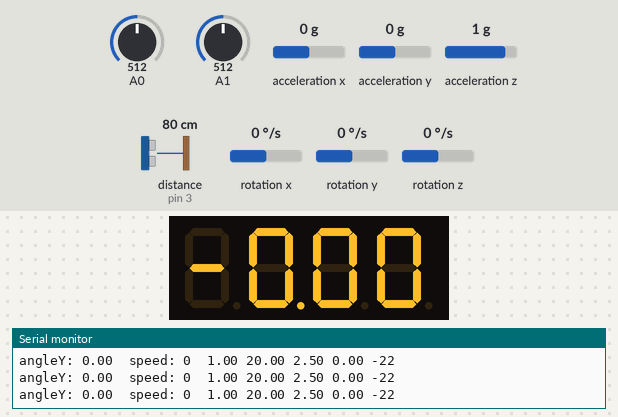
Simulated run of this sketch. Board: Arduino Uno, built with avr-gcc and run on an emulated ATmega328P. Shown: 4-digit seven-segment display, the last lines printed to the serial monitor. Inputs (shaded band) come from the test bench; at power-on: acceleration x 0 g, acceleration z 1 g, acceleration y 0 g, A0 = 512, A1 = 512, distance to the obstacle (sensor on pin 3) 80 cm, rotation x 0 °/s, rotation y 0 °/s, rotation z 0 °/s. WiFi joins after 1.5 s; servers stay silent unless stated.

Above: at 3.8 s.
3.9 s: acceleration x set to -0.2 g
At 5.1 s:
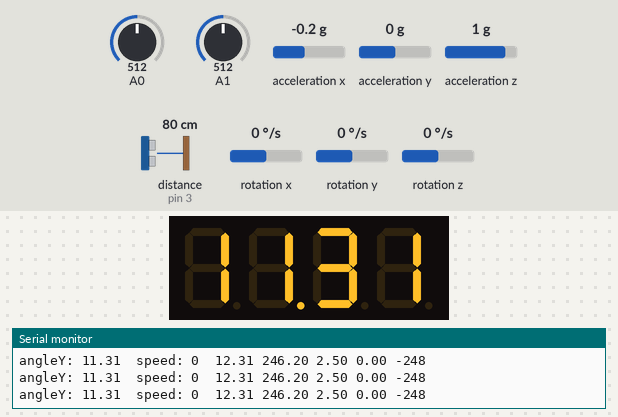
5.4 s: acceleration z set to -1.4 g
At 6.0 s:
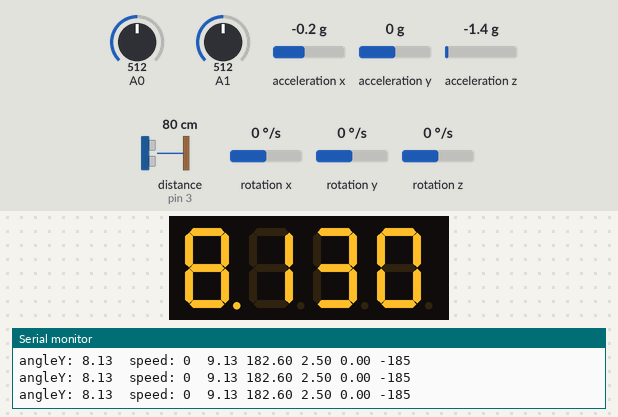
6.9 s: acceleration x set to -1.4 g
At 7.2 s:
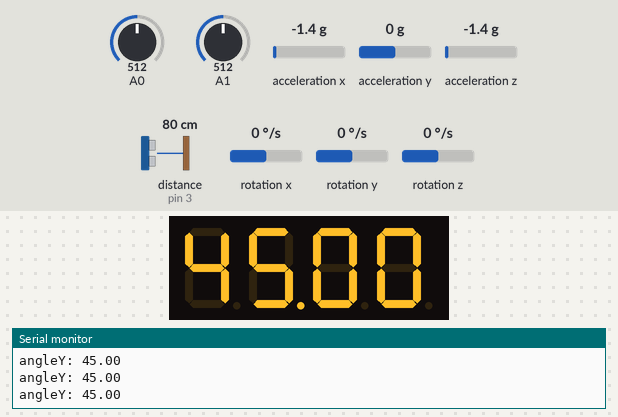
8.4 s: acceleration y set to -1.4 g
At 9.6 s:
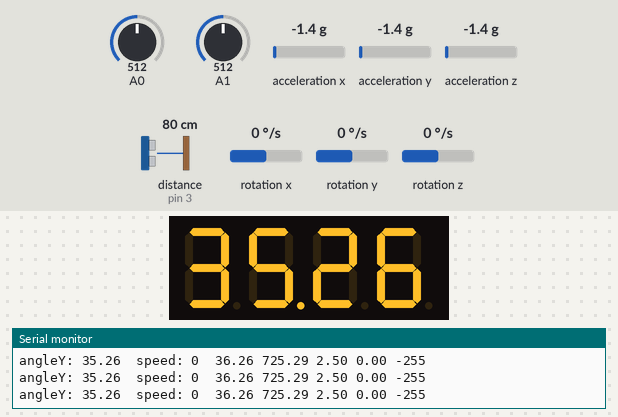
9.9 s: acceleration y set to -0.8 g
At 10.3 s:
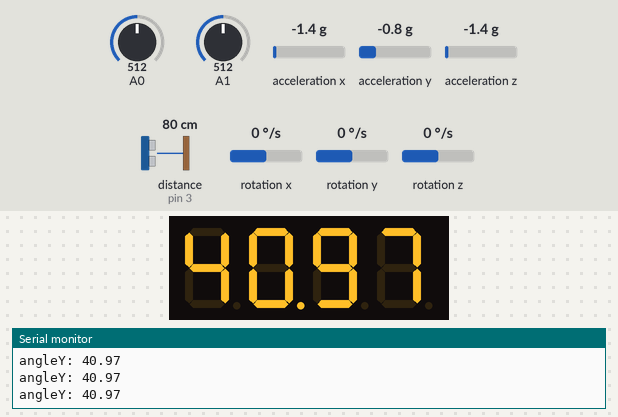
11.4 s: acceleration x set to -0.8 g
At 11.9 s:
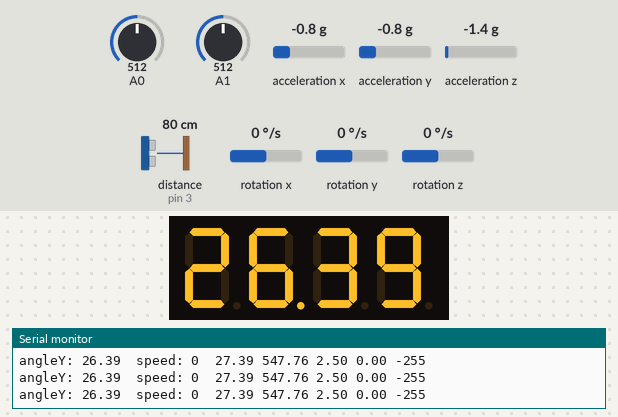
Timing chart, 0 to 13.9 s (numbered marks = the images above; inputs shaded):
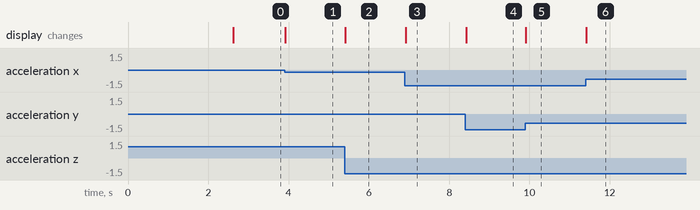

The sketch:

project_gyroboy7_6.ino
```cpp
#include <Arduino.h>
#include <Wire.h>
#include <SoftwareSerial.h>
#include <MeOrion.h>
#include <math.h>
#include "GyverTimer.h"
#include <BlynkSimpleSerialBLE.h>

#define BLYNK_USE_DIRECT_CONNECT
#define BALANCING_LIMITS 40 // Границы баланса
#define BLACK_LEFT_LINE_S 480 // Сырые значения с датчика линии
#define WHITE_LEFT_LINE_S 45
#define BLACK_RIGHT_LINE_S 480
#define WHITE_RIGHT_LINE_S 45
#define MAX_VAL_POT 976
#define N_MEASURE_SPEED 15
#define N_MEASURE_ULTRASONIC 15

#define BLYNK_AUTH "0smfD4CC7z2KMFQyonHKAnzWH5nbtoAT"

MeGyro gyroAccel;
MeUltrasonicSensor ultrasonic(3);
MePort lineSensors(PORT_7);
Me7SegmentDisplay seg7(4);
MeEncoderMotor lMotor(0x09, 1), rMotor(0x09, 2);

GTimer_ms myTimer1(10), myTimer2(10);
SoftwareSerial BluetoothSerial(0, 1); // RX, TX

#define BLYNK_PRINT BluetoothSerial

float angleY;
float sKp = 0, sKi = 0, sKd = 0;
float bKp = 20, bKi = 0.1, bKd = 0;

unsigned long currTime, prevTime, loopTime;
float balanceSetPoint = -1.0;
int targetSpeed = 0;
int u_left, u_right;
float u_speed, u_balance, u_lineFollower;
int speeds[N_MEASURE_SPEED] = {};
int currentSpeed;
int distance[N_MEASURE_ULTRASONIC] = {};
int currentUltasonicDist;

// PID Variables
float I[3] = {0, 0, 0}, error_old[3] = {0, 0, 0}, maxI[3] = {25, 25, 25};

void PID_reset(short i) {
  I[i] = 0;
  error_old[i] = 0;
}

int PID_Control(short i, float error, float Kp, float Ki, float Kd, float dt, bool invert) {
  float P = error;
  I[i] += error * dt;
  I[i] = constrain(I[i], -maxI[i], maxI[i]);
  float D = (error - error_old[i]) / dt;
  int u = (P * Kp + I[i] * Ki + D * Kd) * (invert ? -1 : 1);
  u = constrain(u, -255, 255);
  error_old[i] = error;
  if (i == 1) {
    Serial.print(error); Serial.print(" "); Serial.print(P * Kp); Serial.print(" "); Serial.print(I[i] * Ki); Serial.print(" "); Serial.print(D * Kd); Serial.print(" "); Serial.print(u); Serial.print("\t\t");
  }
  return u;
}

void setup() {
  Serial.begin(115200);
  gyroAccel.begin();
  lMotor.begin(); rMotor.begin();
  lMotor.runSpeed(0); rMotor.runSpeed(0);
  BluetoothSerial.begin(115200);
  //BluetoothSerial.println("Waiting for connections...");
  Serial.println();
  Blynk.begin(BluetoothSerial, BLYNK_AUTH);
  Serial.println();
  Serial.println("Initialization completed");
  buzzerOff();
}

void loop()
{
  Blynk.run();
  if (myTimer1.isReady())
  {
    currTime = millis();
    loopTime = currTime - prevTime;
    prevTime = currTime;
    //
    gyroAccel.update();
    angleY = gyroAccel.getAngleY();
    seg7.display(angleY);
    Serial.print("angleY: "); Serial.print(angleY); Serial.print("\t");
    if (abs(angleY) < BALANCING_LIMITS) {
      if (currTime >= 10) {
        // Speed
        for (int i = 0; i < N_MEASURE_SPEED - 1; i++) speeds[i] = speeds[i + 1];
        currentSpeed = (lMotor.getCurrentSpeed() + -rMotor.getCurrentSpeed()) / 2;
        speeds[N_MEASURE_SPEED - 1] = currentSpeed;
        currentSpeed = 0;
        for (int i = 0; i < N_MEASURE_SPEED; i++) currentSpeed += speeds[i];
        currentSpeed = currentSpeed / N_MEASURE_SPEED;
        Serial.print("speed: "); Serial.print(currentSpeed); Serial.print("\t");

        // Speed PID
        float errorSpeed = currentSpeed - targetSpeed;
        /*if (abs(angleY) > 4) { PID_reset(0); PID_Control(0, errorSpeed, 0, 0, 0, true); }
        else u_speed = PID_Control(0, errorSpeed, sKp, sKi, sKd, true);*/
        u_speed = PID_Control(0, errorSpeed, sKp, sKi, sKd, loopTime, true);

        // Balance PID
        float targetAngle = balanceSetPoint - u_speed;
        float errorAngle = angleY - targetAngle;
        u_balance = PID_Control(1, errorAngle, bKp, bKi, bKd, loopTime, true);

        // Line Sensors
        int leftLineS = lineSensors.aRead1(); //Serial.print("l: "); Serial.print(leftLineS); Serial.print("\t"); // Для вывода сырых значений левого
        int rightLineS = lineSensors.aRead2(); //Serial.print("r: "); Serial.print(rightLineS); Serial.print("\t"); // Для вывода сырых значений правого
        leftLineS = map(leftLineS, BLACK_LEFT_LINE_S, WHITE_LEFT_LINE_S, 0, 255);
        leftLineS = constrain(leftLineS, 0, 255); //Serial.print("leftLineS: "); Serial.print(leftLineS); Serial.print("\t");
        rightLineS = map(rightLineS, BLACK_RIGHT_LINE_S, WHITE_RIGHT_LINE_S, 0, 255);
        rightLineS = constrain(rightLineS, 0, 255); //Serial.print("rightLineS: "); Serial.print(rightLineS); Serial.print("\t");

        // LineFollower PID
        float errorLineFollower = leftLineS - rightLineS;
        u_lineFollower = PID_Control(2, errorLineFollower, 0.05, 0, 0, loopTime, false);
        u_lineFollower = constrain(u_lineFollower, -25, 25);

        // Ultrasonic distance
        for (int i = 0; i < N_MEASURE_ULTRASONIC - 1; i++) distance[i] = distance[i + 1];
        currentUltasonicDist = ultrasonic.distanceCm();
        distance[N_MEASURE_ULTRASONIC - 1] = currentUltasonicDist;
        currentUltasonicDist = 0;
        for (int i = 0; i < N_MEASURE_ULTRASONIC; i++) currentUltasonicDist += distance[i];
        currentUltasonicDist = currentUltasonicDist / N_MEASURE_ULTRASONIC;
        //Serial.print("ultra: "); Serial.print(currentUltasonicDist); Serial.print("\t");
      }
      if (myTimer2.isReady()) { // Меньше 10 мсек - НЕЛЬЗЯ!
        /*if (currentSpeed > 5 && angleY < -1.5) { // Вперёд
          u_left = u_balance + u_lineFollower;
          u_right = -u_balance - u_lineFollower;
        } else { // Назад
          u_left =  u_balance; // + u_lineFollower * 0.2;
          u_right = -u_balance; // + u_lineFollower * 0.2;
        }*/
        u_left = u_balance + u_lineFollower; u_right = -u_balance - u_lineFollower;
        u_left = constrain(u_left, -255, 255); u_right = constrain(u_right, -255, 255);
        lMotor.runSpeed(u_left); rMotor.runSpeed(u_right);
      }
    } else {
      PID_reset(0); PID_reset(1); PID_reset(2);
      lMotor.runSpeed(0); rMotor.runSpeed(0);
    }
    Serial.println();
  }
}

BLYNK_WRITE(V0) {
  PID_reset(0); PID_reset(1);
  bKp = param.asFloat();
}

BLYNK_WRITE(V1) {
  PID_reset(0); PID_reset(1);
  bKi = param.asFloat();
}

BLYNK_WRITE(V2) {
  PID_reset(0); PID_reset(1);
  bKd = param.asFloat();
}

BLYNK_WRITE(V3) {
  PID_reset(0); PID_reset(1);
  sKp = param.asFloat();
}

BLYNK_WRITE(V4) {
  PID_reset(0); PID_reset(1);
  sKi = param.asFloat();
}

BLYNK_WRITE(V5) {
  PID_reset(0); PID_reset(1);
  sKd = param.asFloat();
}

BLYNK_WRITE(V6) {
  PID_reset(0); PID_reset(1);
  balanceSetPoint = param.asFloat();
}

BLYNK_WRITE(V7) {
  PID_reset(0); PID_reset(1);
  targetSpeed = param.asFloat();
}

BLYNK_CONNECTED() {
  Blynk.virtualWrite(V0, bKp);
  Blynk.virtualWrite(V1, bKi);
  Blynk.virtualWrite(V2, bKd);
  Blynk.virtualWrite(V3, sKp);
  Blynk.virtualWrite(V4, sKi);
  Blynk.virtualWrite(V5, sKd);
  Blynk.virtualWrite(V6, balanceSetPoint);
  Blynk.virtualWrite(V7, targetSpeed);
}

BLYNK_READ(V0)
{
  Blynk.virtualWrite(V0, bKp);
}

BLYNK_READ(V1)
{
  Blynk.virtualWrite(V1, bKi);
}

BLYNK_READ(V2)
{
  Blynk.virtualWrite(V2, bKd);
}

BLYNK_READ(V3)
{
  Blynk.virtualWrite(V3, sKp);
}

BLYNK_READ(V4)
{
  Blynk.virtualWrite(V4, sKi);
}

BLYNK_READ(V5)
{
  Blynk.virtualWrite(V5, sKd);
}

BLYNK_READ(V6)
{
  Blynk.virtualWrite(V6, balanceSetPoint);
}

BLYNK_READ(V7)
{
  Blynk.virtualWrite(V7, targetSpeed);
}
```

Measured:
- the behaviour switches between 0 and -0.1 g on acceleration x (found by bisection; images 0 and 1)
- after the input at 3.9 s, the display: changes at once (image 1)
- after the input at 5.4 s, the display: changes at once (image 2)
- after the input at 6.9 s, the display: changes at once (image 3)
- after the input at 8.4 s, the display: changes at once (image 4)
- after the input at 9.9 s, the display: changes at once (image 5)
- after the input at 11.4 s, the display: changes at once (image 6)
